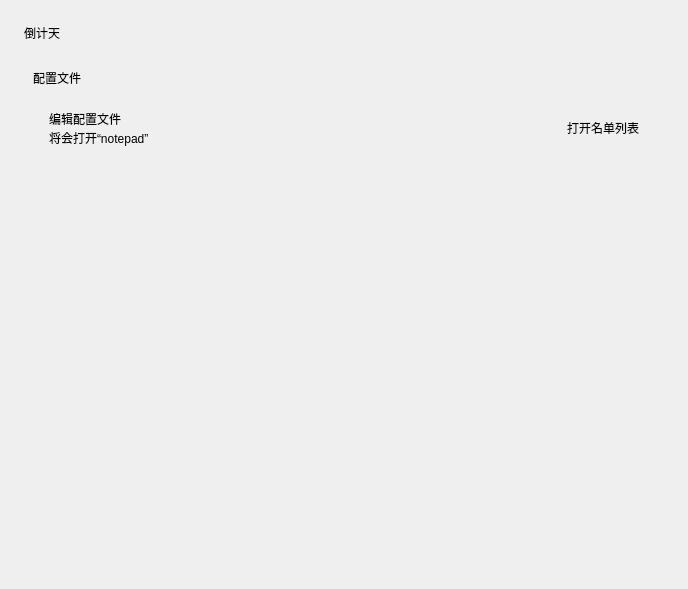
<?xml version="1.0" encoding="UTF-8"?>
<ui version="4.0">
 <class>Form</class>
 <widget class="QWidget" name="Form">
  <property name="geometry">
   <rect>
    <x>0</x>
    <y>0</y>
    <width>688</width>
    <height>589</height>
   </rect>
  </property>
  <property name="sizePolicy">
   <sizepolicy hsizetype="Preferred" vsizetype="Expanding">
    <horstretch>0</horstretch>
    <verstretch>0</verstretch>
   </sizepolicy>
  </property>
  <property name="windowTitle">
   <string>Form</string>
  </property>
  <layout class="QVBoxLayout" name="verticalLayout_2">
   <property name="spacing">
    <number>18</number>
   </property>
   <property name="leftMargin">
    <number>24</number>
   </property>
   <property name="topMargin">
    <number>24</number>
   </property>
   <property name="rightMargin">
    <number>24</number>
   </property>
   <property name="bottomMargin">
    <number>0</number>
   </property>
   <item>
    <widget class="TitleLabel" name="TitleLabel">
     <property name="text">
      <string>倒计天</string>
     </property>
    </widget>
   </item>
   <item>
    <widget class="SmoothScrollArea" name="SmoothScrollArea">
     <property name="styleSheet">
      <string notr="true">background: transparent; border: none</string>
     </property>
     <property name="widgetResizable">
      <bool>true</bool>
     </property>
     <widget class="QWidget" name="scrollAreaWidgetContents">
      <property name="geometry">
       <rect>
        <x>0</x>
        <y>0</y>
        <width>640</width>
        <height>508</height>
       </rect>
      </property>
      <layout class="QVBoxLayout" name="verticalLayout_9">
       <item>
        <layout class="QVBoxLayout" name="verticalLayout_7">
         <item>
          <widget class="SubtitleLabel" name="SubtitleLabel_2">
           <property name="text">
            <string>配置文件</string>
           </property>
          </widget>
         </item>
         <item>
          <widget class="CardWidget" name="CardWidget_3">
           <property name="minimumSize">
            <size>
             <width>0</width>
             <height>70</height>
            </size>
           </property>
           <layout class="QHBoxLayout" name="horizontalLayout_5">
            <property name="leftMargin">
             <number>16</number>
            </property>
            <property name="topMargin">
             <number>16</number>
            </property>
            <property name="rightMargin">
             <number>16</number>
            </property>
            <property name="bottomMargin">
             <number>16</number>
            </property>
            <item>
             <layout class="QVBoxLayout" name="verticalLayout_6">
              <property name="spacing">
               <number>0</number>
              </property>
              <item>
               <widget class="StrongBodyLabel" name="StrongBodyLabel_5">
                <property name="text">
                 <string>编辑配置文件</string>
                </property>
               </widget>
              </item>
              <item>
               <widget class="CaptionLabel" name="CaptionLabel_2">
                <property name="sizePolicy">
                 <sizepolicy hsizetype="Expanding" vsizetype="Preferred">
                  <horstretch>0</horstretch>
                  <verstretch>0</verstretch>
                 </sizepolicy>
                </property>
                <property name="text">
                 <string>将会打开“notepad”</string>
                </property>
                <property name="wordWrap">
                 <bool>true</bool>
                </property>
                <property name="lightColor" stdset="0">
                 <color alpha="150">
                  <red>0</red>
                  <green>0</green>
                  <blue>0</blue>
                 </color>
                </property>
                <property name="darkColor" stdset="0">
                 <color alpha="200">
                  <red>255</red>
                  <green>255</green>
                  <blue>255</blue>
                 </color>
                </property>
               </widget>
              </item>
             </layout>
            </item>
            <item>
             <widget class="PrimaryPushButton" name="open_names_list">
              <property name="text">
               <string>打开名单列表</string>
              </property>
             </widget>
            </item>
           </layout>
          </widget>
         </item>
        </layout>
       </item>
       <item>
        <widget class="QFrame" name="blank">
         <property name="minimumSize">
          <size>
           <width>0</width>
           <height>25</height>
          </size>
         </property>
         <property name="frameShape">
          <enum>QFrame::StyledPanel</enum>
         </property>
         <property name="frameShadow">
          <enum>QFrame::Raised</enum>
         </property>
         <property name="lineWidth">
          <number>5</number>
         </property>
        </widget>
       </item>
       <item>
        <spacer name="verticalSpacer">
         <property name="orientation">
          <enum>Qt::Vertical</enum>
         </property>
         <property name="sizeHint" stdset="0">
          <size>
           <width>20</width>
           <height>40</height>
          </size>
         </property>
        </spacer>
       </item>
      </layout>
     </widget>
    </widget>
   </item>
  </layout>
 </widget>
 <customwidgets>
  <customwidget>
   <class>PushButton</class>
   <extends>QPushButton</extends>
   <header>qfluentwidgets</header>
  </customwidget>
  <customwidget>
   <class>PrimaryPushButton</class>
   <extends>PushButton</extends>
   <header>qfluentwidgets</header>
  </customwidget>
  <customwidget>
   <class>CardWidget</class>
   <extends>QFrame</extends>
   <header>qfluentwidgets</header>
   <container>1</container>
  </customwidget>
  <customwidget>
   <class>SmoothScrollArea</class>
   <extends>QScrollArea</extends>
   <header>qfluentwidgets</header>
   <container>1</container>
  </customwidget>
  <customwidget>
   <class>CaptionLabel</class>
   <extends>QLabel</extends>
   <header>qfluentwidgets</header>
  </customwidget>
  <customwidget>
   <class>StrongBodyLabel</class>
   <extends>QLabel</extends>
   <header>qfluentwidgets</header>
  </customwidget>
  <customwidget>
   <class>SubtitleLabel</class>
   <extends>QLabel</extends>
   <header>qfluentwidgets</header>
  </customwidget>
  <customwidget>
   <class>TitleLabel</class>
   <extends>QLabel</extends>
   <header>qfluentwidgets</header>
  </customwidget>
 </customwidgets>
 <resources/>
 <connections/>
</ui>
